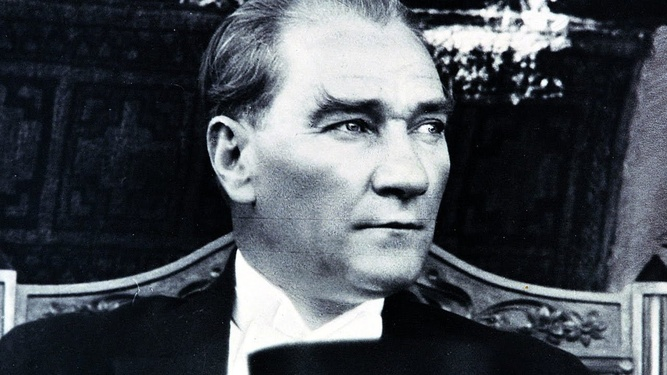
#> input picture Pillow/original.jpg, 667 x 375 px, shrunk from 1280 x 720 before the run
$ python Pillowen.py
#> lines starting #> are read from the running program, lines starting #| are printed output that depends on the picture
from PIL import Image
atam=Image.open("original.jpg")
#> atam is the input picture: PIL image 667x375 RGB; mean R, G, B 73.9, 78.9, 85.5
kus=Image.open("original e.jpg")
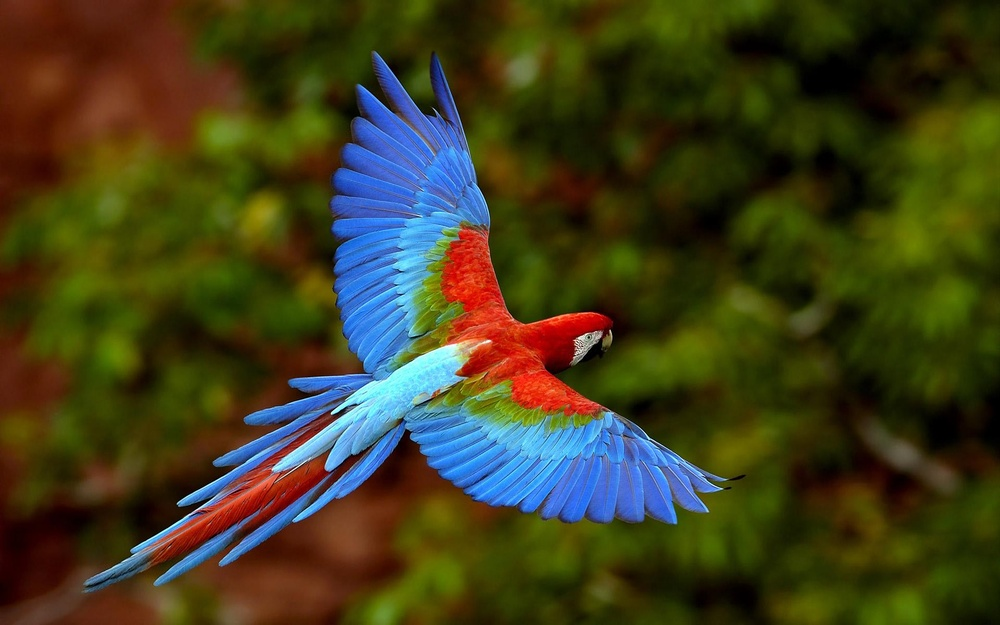
#> input picture Pillow/original e.jpg, 1000 x 625 px, shrunk from 1920 x 1200 before the run
#> kus is the input picture: PIL image 1000x625 RGB; mean R, G, B 64, 61.5, 29
atam.show()
kus.show()
kus.rotate(70).save("kus4.jpg")
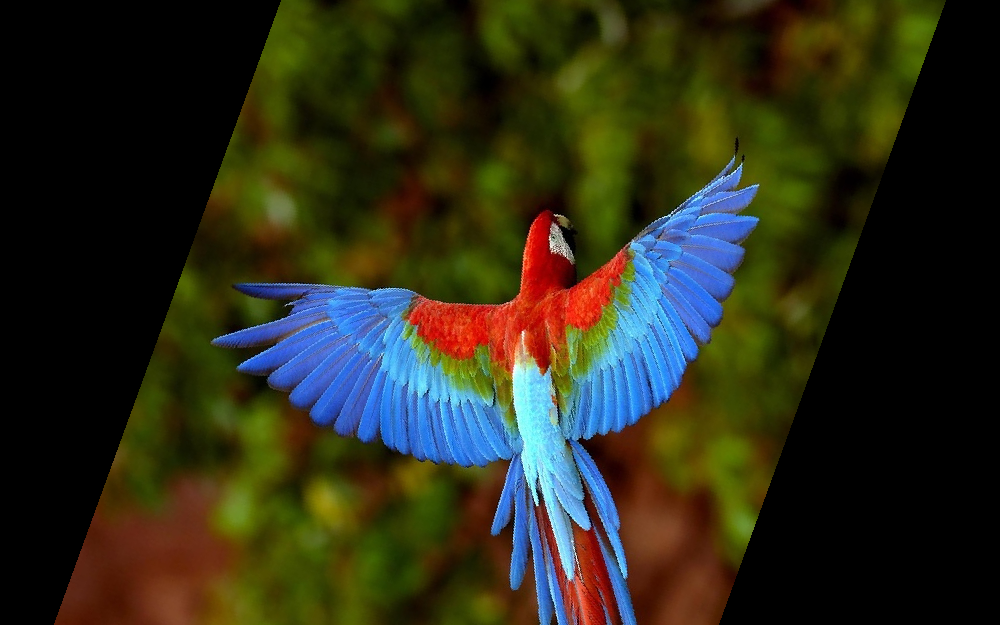
#> saved as kus4.jpg: PIL image 1000x625 RGB; mean R, G, B 44.8, 44.7, 26.3
kus.convert(mode="L").save("kuş6.jpg")
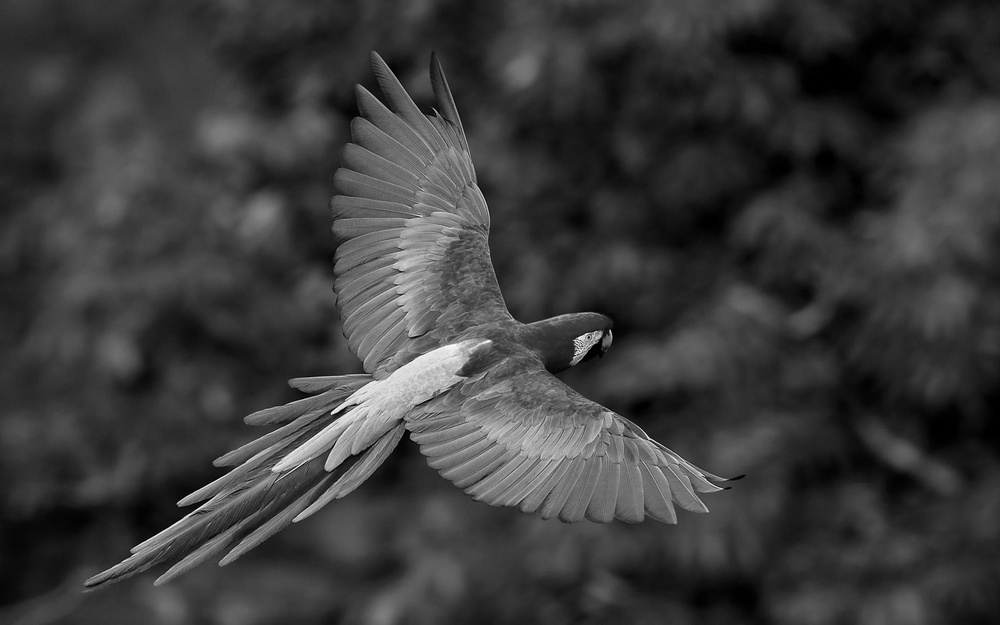
#> saved as kuş6.jpg: PIL image 1000x625 L; min 0, max 253, mean 58.5
